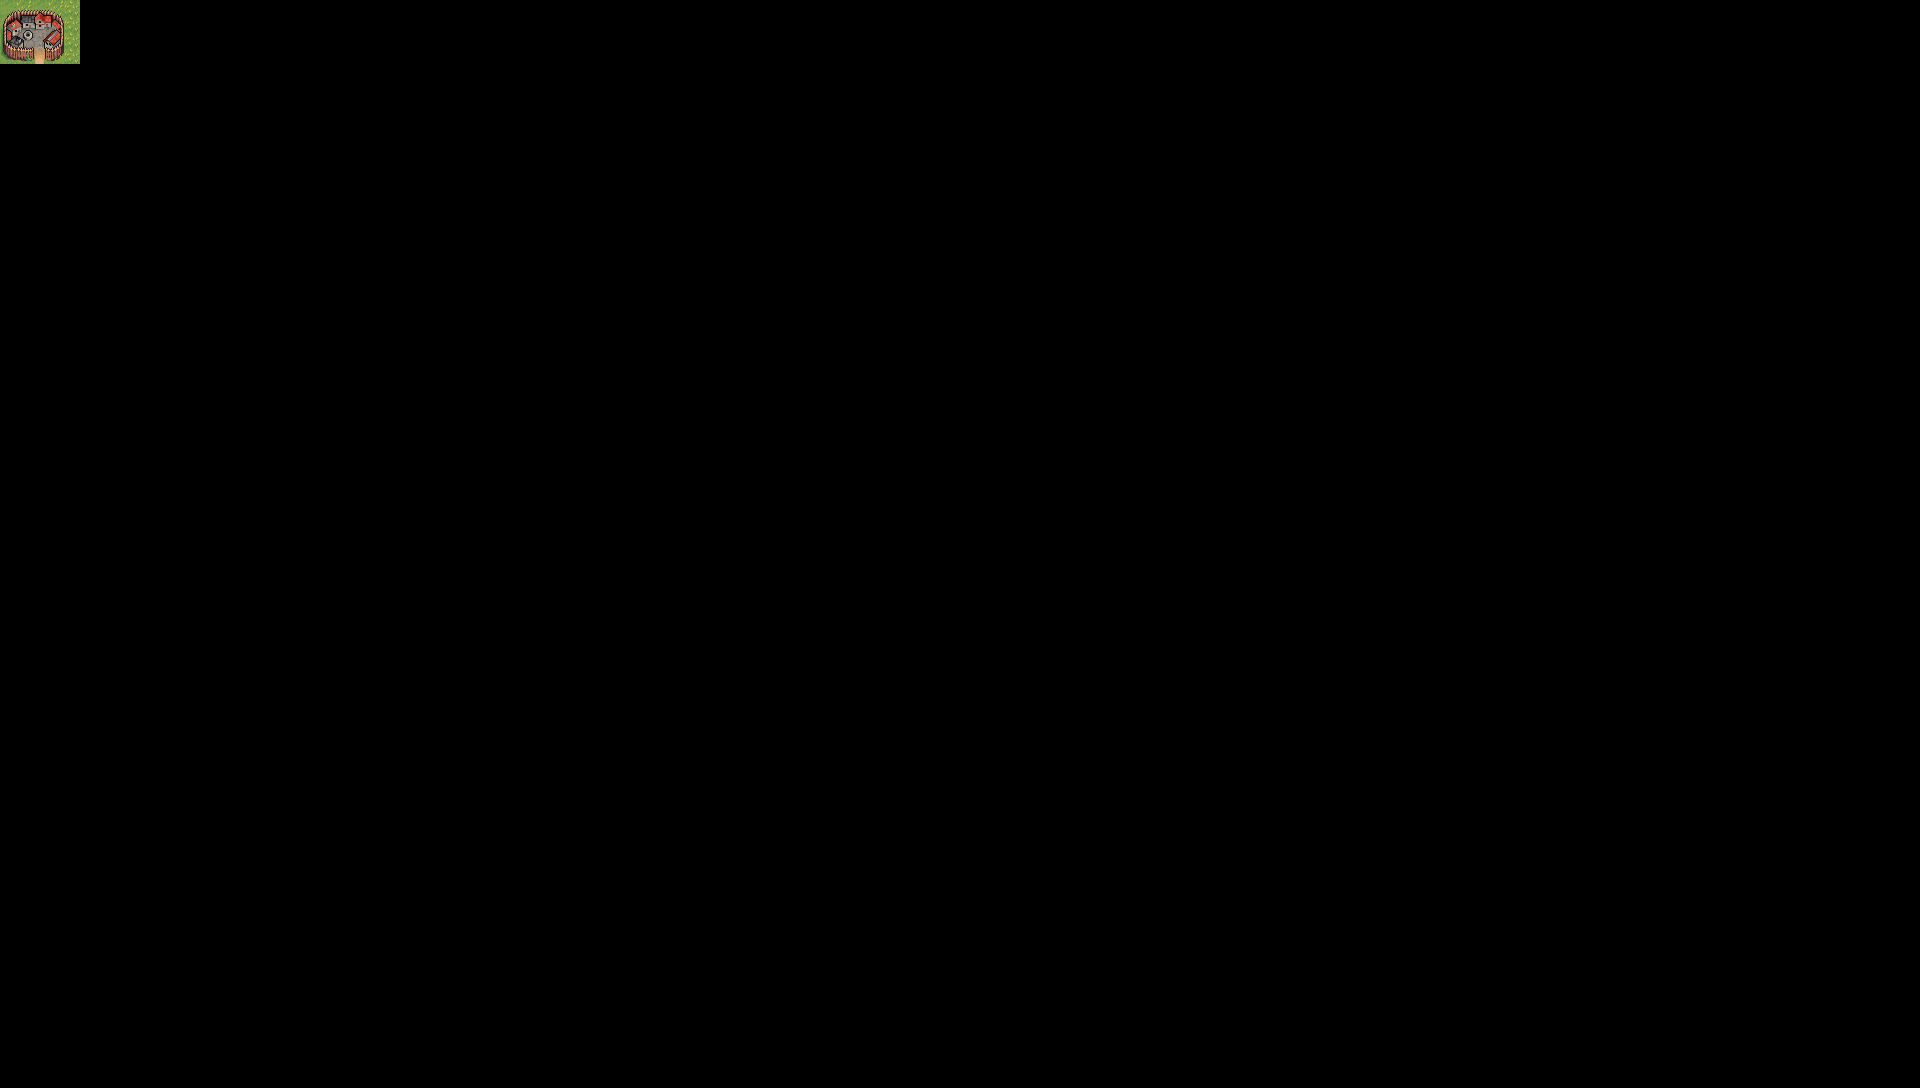

A 2D game scene composited from a Tiled map and its tileset images. What follows is a short description and the map's XML, with each tile layer's data collapsed to a summary:
An orthogonal 120x68 tile map with 16x16 px tiles, 2 tile layers (behind, Top), 4 tilesets.

<map version="1.10" tiledversion="1.11.2" orientation="orthogonal" renderorder="right-down" width="120" height="68" tilewidth="16" tileheight="16" infinite="0" nextlayerid="5" nextobjectid="1">
 <editorsettings>
  <export target="testMap1.lua" format="lua" />
 </editorsettings>
 <tileset firstgid="1" name="overworld_tileset_grass" tilewidth="16" tileheight="16" tilecount="252" columns="12">
  <image source="TilesetGrass/TilesetGrass/overworld_tileset_grass.png" width="192" height="336" />
 </tileset>
 <tileset firstgid="253" name="pre" tilewidth="16" tileheight="16" tilecount="882" columns="21">
  <image source="TilesetGrass/TilesetGrass/map1.png" width="336" height="672" />
 </tileset>
 <tileset firstgid="1135" name="pre2" tilewidth="16" tileheight="16" tilecount="225" columns="15">
  <image source="TilesetGrass/TilesetGrass/map2.png" width="240" height="240" />
 </tileset>
 <tileset firstgid="1360" name="pre3" tilewidth="16" tileheight="16" tilecount="1008" columns="36">
  <image source="TilesetGrass/TilesetGrass/preview.png" width="584" height="462" />
 </tileset>
 <layer id="4" name="behind" width="120" height="68">
  <data>[8160 cells, 8 non-empty, 3 distinct tile ids]</data>
 </layer>
 <layer id="3" name="Top" width="120" height="68">
  <data>[8160 cells, 16 non-empty, 16 distinct tile ids]</data>
 </layer>
</map>
